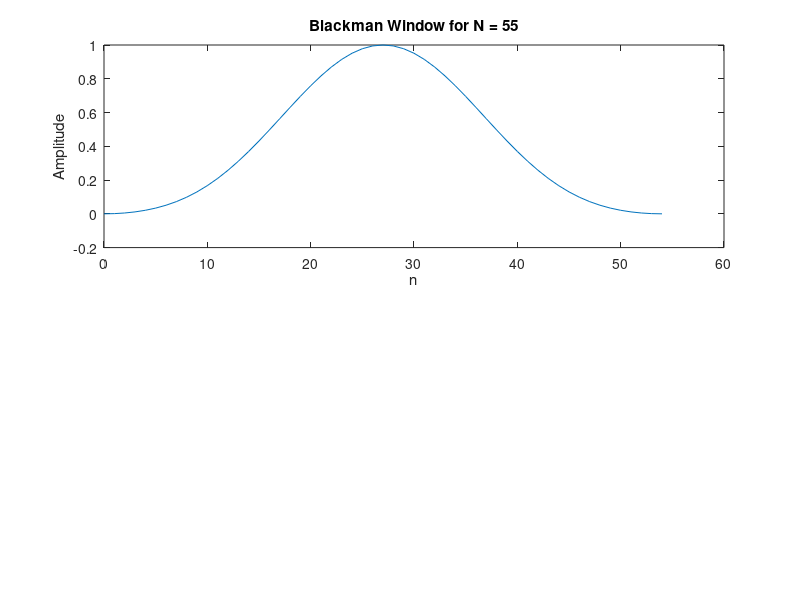

Here is the MATLAB script that generated this plot: (Note: this script raises an error after producing the figure.)
clc;
clear all;
close all;

N = 55;%  N values are taken as 15 or 55
n=0:(N-1);
blackman_window = 0.42 - 0.5 * cos(2 * pi * n / (N-1)) + 0.08 * cos(4 * pi * n / (N-1));%Blackman window
subplot(2,1,1)
plot(n,blackman_window);
title('Blackman Window for N = 55');
xlabel('n');
ylabel('Amplitude');

spectrum_blackman_window = abs(fft_radix2([blackman_window,zeros(1,256-length(blackman_window))]));%zero padding
frequencies = linspace(0, 1, length(spectrum_blackman_window));
spectrum_blackman = [spectrum_blackman_window(length(spectrum_blackman_window)/2:length(spectrum_blackman_window)),spectrum_blackman_window(1:length(spectrum_blackman_window)/2)];
subplot(2,1,2)
plot(-length(frequencies)/2:length(frequencies)/2, spectrum_blackman);
title('Magnitude Spectrum of Blackman Window');
xlabel('Frequency’');
ylabel('Magnitude');
figure;
plot(linspace(-1, 1, length(spectrum_blackman)),20*log10(abs(spectrum_blackman)/max(abs(spectrum_blackman))));
xlabel('Normalized Frequency');
ylabel('Magnitude (dB)');
title('Magnitude Response of Blackman Window');

fvtool(blackman_window)
function X = fft_radix2(x) %function to calculate DFT
N = length(x);
if N <= 1
X = x;
else
even = fft_radix2(x(1:2:end));
odd = fft_radix2(x(2:2:end));
factor = exp(-2i * pi / N);
X = [even + factor.^(0:N/2-1) .* odd, even - factor.^(0:N/2-1) .* odd];
end
end
